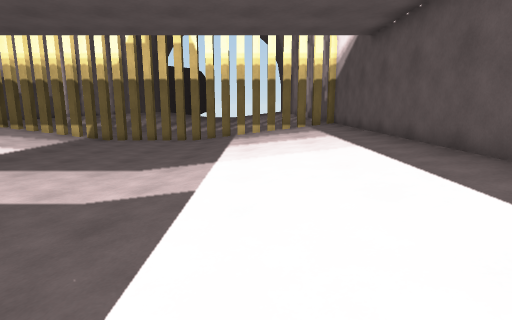
[1] (above)

21 first-person views from a walk through a Unity game level. The camera is 1.4 m above the floor, tilts 10° down and sees 80° across. The floor is counted in squares, 1 m on a side. Each view is taken from the middle of a square. On the plan, view 1 faces up. The plan holds only what a view shows up to about 14 squares ahead; the rest is blank. The place goes on beyond the plan. The player is left out. Surface patterns are stand-ins for the level's own textures.

[2]
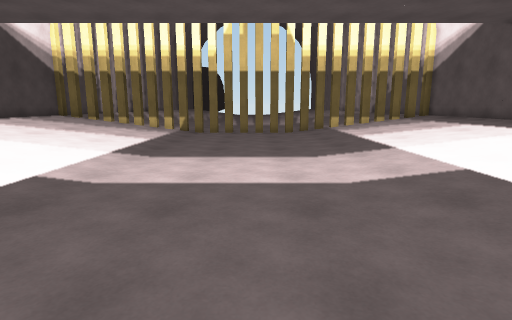

[3]
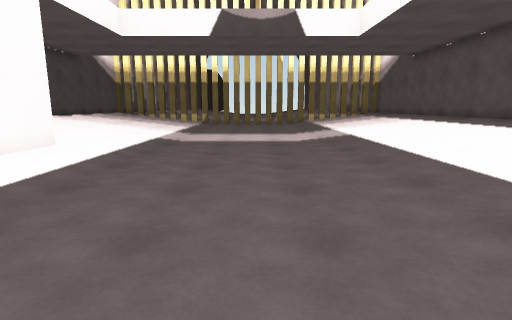

[4]
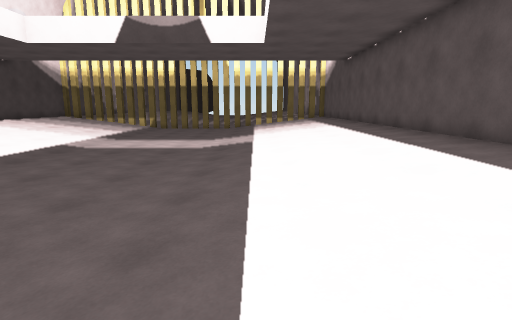

[5]
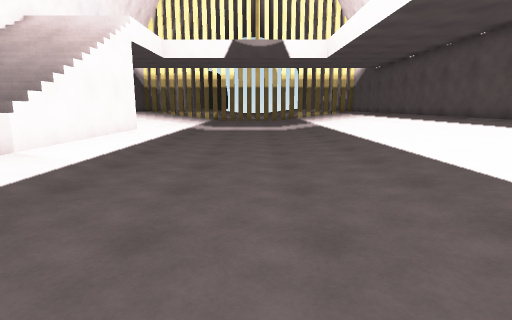

[6]
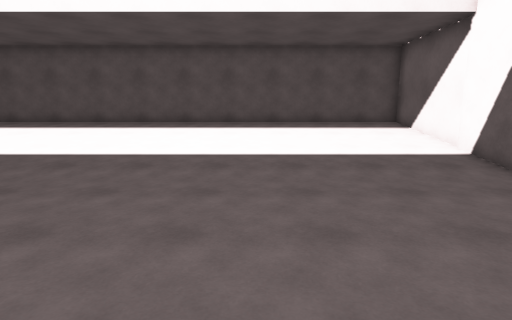

[7]
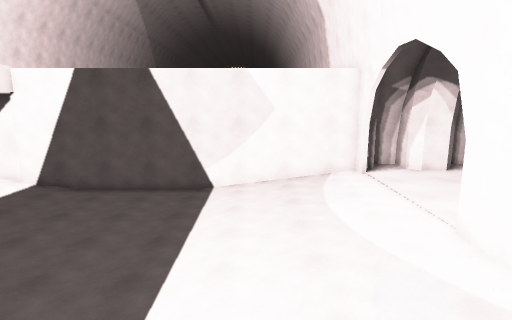

[8]
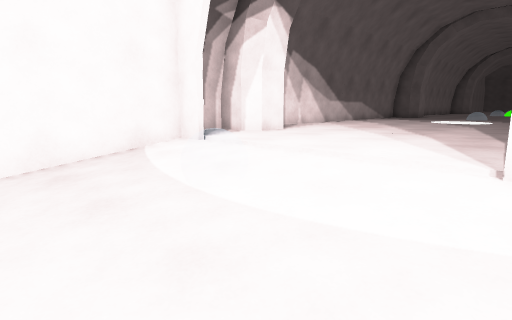

[9]
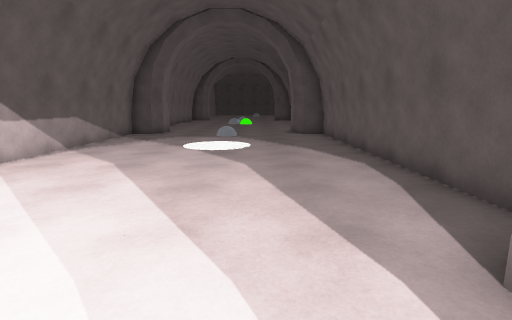

[10]
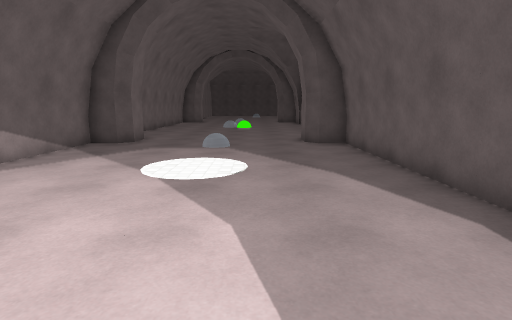

[11]
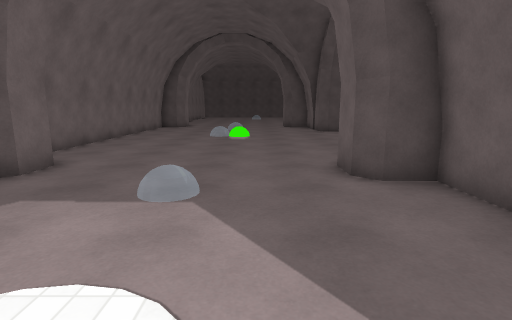

[12]
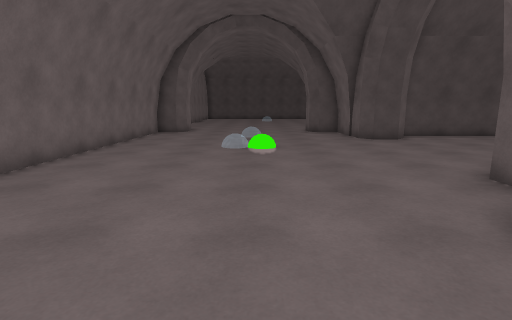

[13]
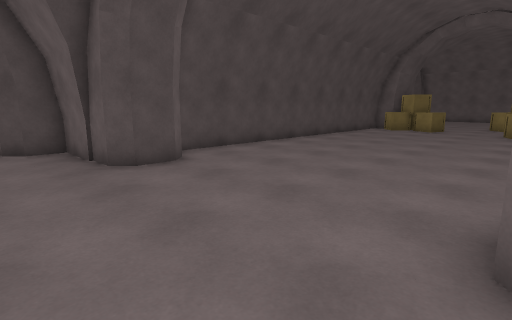

[14]
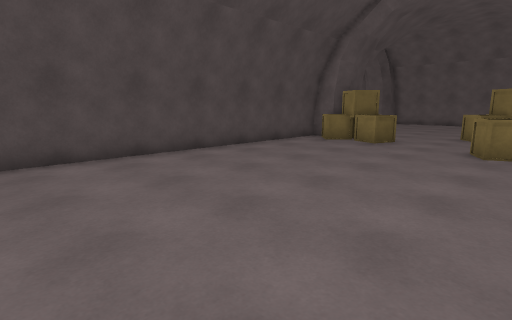

[15]
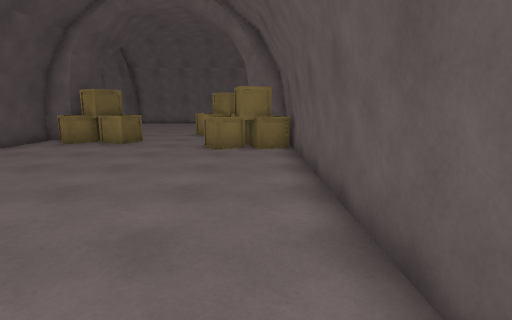

[16]
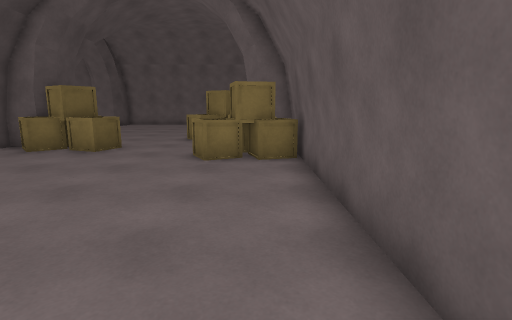

[17]
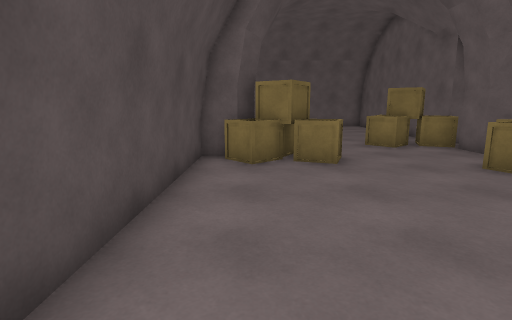

[18]
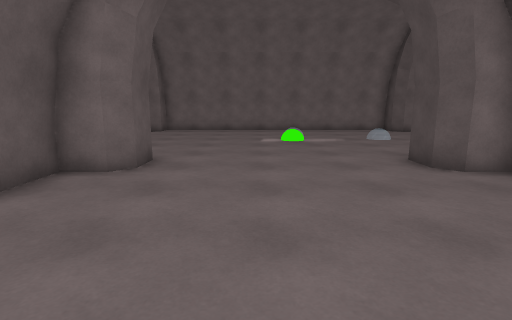

[19]
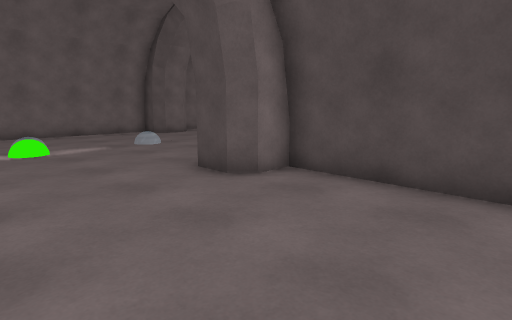

[20]
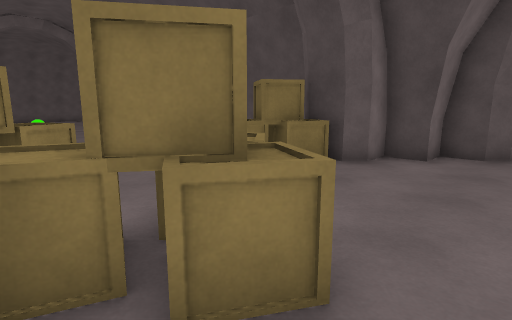

[21]
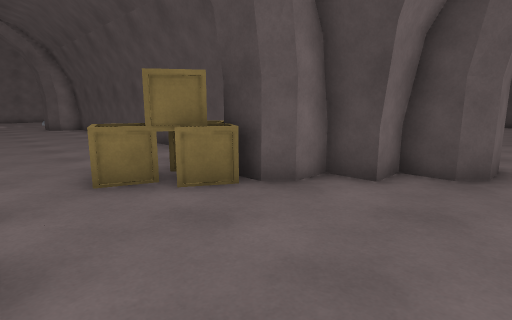

### Floor plan
Key: @ floor where view 1 was taken; # wall or solid block; . main floor; - floor 0.25 m lower than the main floor; _ floor 0.5 m lower than the main floor; < floor 0.75 m lower than the main floor; ( floor 1 m lower than the main floor; / step, stairs or slope; O other object.
Columns run from 47 left of view 1 to 4 right of it. Each row starts with its distance up from view 1.
 14  ........ .#                   #.//////(((((</////-#
 13 #.......O..#                   #.//////(((((</////-#
 12 ##......OO.#                    .//////(((((</////-#
 11  #.....OOOO                      //////(((((</////-#
 10  ###......#                       /////(((((</////-#
  9  ##OO.....##                      /////(((((</////-#
  8  #OOOO....O#                       ////(((((</////-#
  7  #......OOO#                      /////(((((</////-#
  6  #.......OO#                      /////(((((</////-#
  5  #.........#                      /////(((((</////-#
  4  #.........#                       ////(((((</////-#
  3  #.........#                       ////(((((</////-#
  2  #.........#                     //////(((((</////-#
  1  #.........#                   ##//////(((((</////-#
  0  #.........#                   #///////(((((<//@//-#
 -1  #.........#                    ///////(((((</////-#
 -2  #.........#                     //////(((((</////-#
 -3  #.........#                      /////(((((</////-#
 -4  #.........#                       ////(((((</////-#
 -5  #.........#                       ////(((((</////-#
 -6  #.........#                        ///(((((</////-#
 -7  ###......##                         //(((((</////-#
 -8 ####......##  #############     .- _///(((((</////-#
 -9 ............. #.............   ##-/////(((((</////-#
-10 .............##.............#  .#-/////(((((</////-#
-11  ...............................///////(((((</////-#
-12 ................................///////(((((</////-#
-13 .//.../.......................... -////(((((</////-#
-14 .....//.......................... -////(((((</////-#
-15 ................................///////(((((</////-#
-16  ...............................///////(((((</////-#
-17   ...........##.............##..#-/////(((((</////-#
-18   ##########  #############  #######################

Where each view was taken, in squares from view 1:
view 1: 0 up, 0 right, facing up
view 2: 0 up, 5 left, facing up
view 3: 7 down, 5 left, facing up
view 4: 7 down, 1 left, facing up
view 5: 13 down, 5 left, facing up
view 6: 11 down, 10 left, facing right
view 7: 4 down, 11 left, facing down
view 8: 10 down, 11 left, facing down-left
view 9: 12 down, 17 left, facing left
view 10: 12 down, 21 left, facing left
view 11: 12 down, 27 left, facing left
view 12: 13 down, 31 left, facing left
view 13: 11 down, 37 left, facing up-left
view 14: 4 down, 37 left, facing up-left
view 15: 4 down, 37 left, facing up
view 16: 2 down, 37 left, facing up
view 17: 0 up, 44 left, facing up
view 18: 0 up, 40 left, facing down
view 19: 2 down, 40 left, facing down-left
view 20: 14 up, 37 left, facing down-left
view 21: 14 up, 40 left, facing down-left
